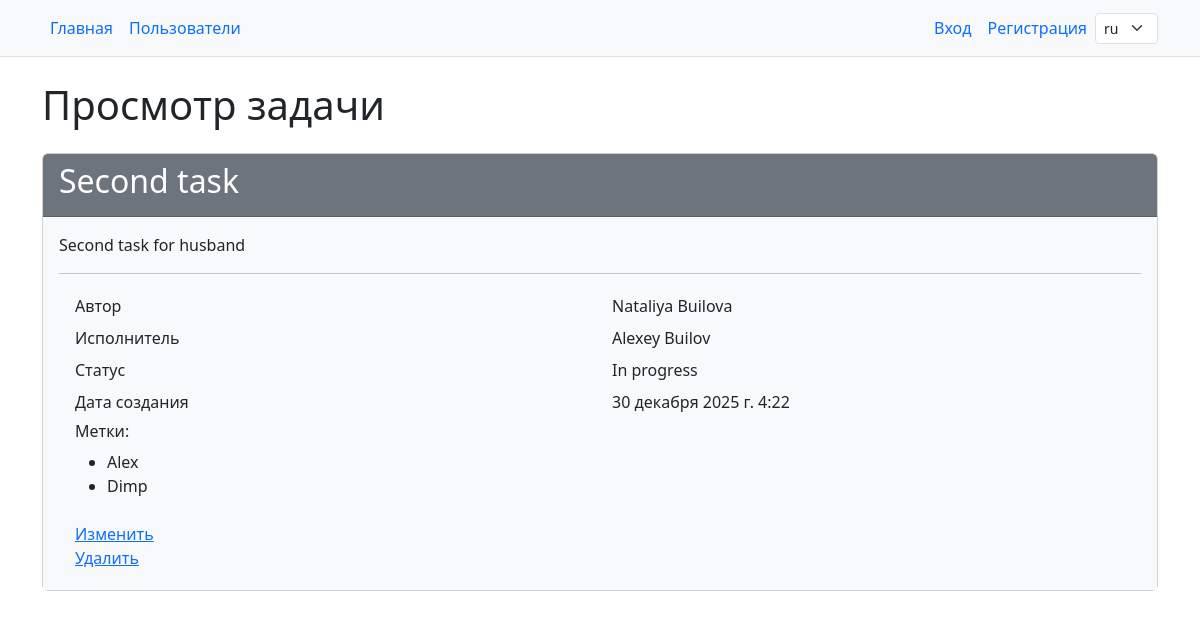
/tasks/2/show/, run on the app's committed database.
### task_manager/tasks/models.py (models this page shows, shortened)
class Task(models.Model):
    title = models.CharField(max_length=100, unique=True)
    description = models.TextField()
    created_at = models.DateTimeField(auto_now_add=True)
    author = models.ForeignKey(
        User,
        on_delete=models.PROTECT,
        related_name='created_tasks',
    )
    current_state = models.ForeignKey(
        TaskState,
        on_delete=models.PROTECT,
        related_name='tasks'
    )
    labels = models.ManyToManyField(
        Label,
        related_name='tasks',
        blank=True,
    )

### task_manager/statuses/models.py (models this page shows)
class TaskState(models.Model):
    name = models.CharField(max_length=100, unique=True)
    created_at = models.DateTimeField(auto_now_add=True)
    def __str__(self):
        return self.name

### task_manager/labels/models.py (models this page shows, shortened)
class Label(models.Model):
    name = models.CharField(max_length=255, unique=True)
    created_at = models.DateTimeField(auto_now_add=True)

### task_manager/tasks/views.py (the view)
# urls.py: path('<int:pk>/show/', TasksDetailView.as_view(), name='show'),
class TasksDetailView(DetailView):
    model = Task
    template_name = "tasks/show.html"
    context_object_name = 'task'
    def get_context_data(self, **kwargs):
        context = super().get_context_data(**kwargs)
        executor = (
            TaskMembership.objects
            .filter(task=self.object, role="executor")
            .select_related("user")
            .first()
        )
        context["executor"] = (
            executor.user.get_full_name()
            if executor and executor.user.get_full_name()
            else executor.user.username if executor else ""
        )
        return context

### task_manager/templates/tasks/show.html
{% extends 'layout.html' %}
{% load i18n %}
{% block content %}
<div class="container wrapper flex-grow-1">
    <h1 class="my-4">{% trans "View task" %}</h1>
    <div class="card">
        <div class="card-header bg-secondary text-white">
            <h2>{{ task.title }}</h2>
        </div>
        <div class="card-body bg-light">
            <p>{{ task.description }}</p>
            <hr>
            <div class="container">
                <div class="row p-1">
                    <div class="col">{% trans "Author" %}</div>
                    <div class="col">{{ task.author.get_full_name|default:task.author.username }}</div>
                </div>
                <div class="row p-1">
                    <div class="col">{% trans "Executor" %}</div>
                    <div class="col">
                        {{ executor }}
                    </div>
                </div>
                <div class="row p-1">
                    <div class="col">{% trans "Status" %}</div>
                    <div class="col">{{ task.current_state }}</div>
                </div>
                <div class="row p-1">
                    <div class="col">{% trans "Create date" %}</div>
                    <div class="col">{{ task.created_at }}</div>
                </div>
                {% if task.labels%}
                <div class="row p-1">
                    <div class="col">
                        <h6>Метки:</h6>
                        <ul>
                            {% for lb in task.labels.all %}
                            <li>{{ lb.name }}</li>
                            {% endfor %}
                        </ul>
                    </div>
                </div>
                {% endif %}
                <div class="row p-1">
                    <div class="col">
                        <a href="{% url 'tasks:update' task.pk %}">{% trans "Edit" %}</a>
                        <br>
                        <a href="{% url 'tasks:delete' task.pk %}">{% trans "Remove" %}</a>
                    </div>
                </div>
            </div>
        </div>
    </div>
</div>
{% endblock %}

### data on the page
Task: title "Second task", description "Second task for husband", author.get_full_name "Nataliya Builova", current_state "In progress", created_at "30 декабря 2025 г. 4:22"
Label: name "Alex"
Label: name "Dimp"

### other printed values
{{ executor }} "Alexey Builov"
form field language "ru"
